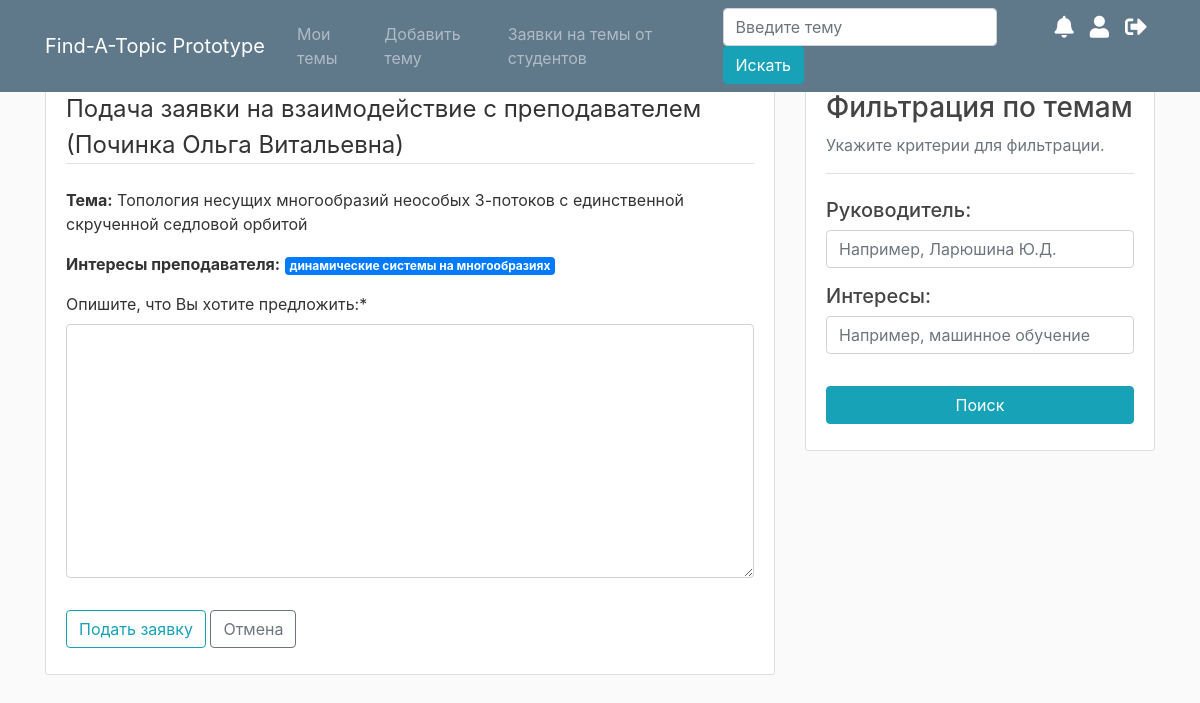
The app's page /topic/321/create_request (signed in) with its own data.
### test_app/models.py (models this page shows, shortened)
class Topic(models.Model):
    name_russian = models.CharField('Название на русском', max_length=300)
    name_english = models.CharField('Название на английском', max_length=300)
    description = models.TextField('Краткое описание темы')
    lecturer = models.ForeignKey(User, on_delete=models.CASCADE)
    is_taken = models.BooleanField(default=False)
    student_who_took = models.CharField(default='', max_length=200)
    date_created = models.DateTimeField(default=timezone.now)

### users/models.py (models this page shows, shortened)
class Profile(models.Model):
    user = models.OneToOneField(User, on_delete=models.CASCADE)
    image = models.ImageField(default='default.jpg',
                              upload_to='profile_pics')
    patronym = models.CharField(max_length=100, default='')
    is_lecturer = models.BooleanField(default=False)
    interests = models.TextField('Укажите свои интересы через запятую (например: машинное обучение, кибербезопасность)', default='')
    def interests_as_list(self):
        return self.interests.split(',')

### test_app/views.py (the view)
# urls.py: path('topic/<int:pk>/create_request', views.create_studentRequest, name='create-request'),
def create_studentRequest(request, pk):
    if request.method == "POST":
        form = StudentRequestForTopicForm(request.POST)
        if form.is_valid():
            topic = Topic.objects.get(id=pk)
            studentRequest = StudentRequestForTopic.objects.create(student=request.user,
                                                                   receiver=topic.lecturer.username,
                                                                   associatedTopic=topic,
                                                                   description=form.cleaned_data.get('description'))
            studentRequest.save()
            messages.success(request, f'Заявка на тему успешно отправлена!')
            return redirect('topics')
    else:
        if request.user.is_authenticated:
            if request.user == Topic.objects.get(id=pk).lecturer:
                return redirect('topic')
            form = StudentRequestForTopicForm()
        else:
            messages.warning(request, f'Войдите в систему, чтобы просматривать данную страницу')
            return redirect('/login/?next=/create_request')
    return render(request, 'test_app/create_request.html', {'form': form, 'topic': Topic.objects.get(id=pk)})

### test_app/forms.py
class StudentRequestForTopicForm(forms.ModelForm):
    class Meta:
        model = StudentRequestForTopic
        fields = ['description']

### test_app/templates/test_app/create_request.html (shortened to what this page needs)
{% extends "test_app/base.html" %}
{% load crispy_forms_tags %}
{% block content %}
    <div class="content-section">
        <form method="POST" enctype="multipart/form-data">
            <fieldset class="form-group">
                <legend class="border-bottom mb-4">Подача заявки на взаимодействие с преподавателем ({{ topic.lecturer.last_name }} {{ topic.lecturer.first_name }} {{ topic.lecturer.profile.patronym }})</legend>
                <p><b>Тема:</b> {{ topic.name_russian }}</p>
                <p><b>Интересы преподавателя:</b> {% for interest in topic.lecturer.profile.interests_as_list %} <span class="badge badge-primary">{{ interest }}</span> {% endfor %}</p>
                {{ form|crispy }}
            </fieldset>
            <div class="form-group">
                <button class="btn btn-outline-info" type="submit">Подать заявку</button>
                <a class="btn btn-outline-secondary" href="{% url 'topic-detail' topic.id %}">Отмена</a>
            </div>
        </form>
    </div>
{% endblock content %}

### test_app/static/test_app/main.css (style rules this page uses)
body { background: #fafafa; color: #333333; margin-top: 5rem; }
.content-section { background: #ffffff; padding: 10px 20px; border: 1px solid #dddddd; border-radius: 3px; margin-bottom: 20px; }

### records on screen
Topic: lecturer.last_name "Починка", lecturer.first_name "Ольга", lecturer.profile.patronym "Витальевна", name_russian "Топология несущих многообразий неособых 3-потоков с единственной скрученной седловой орбитой"
Profile: interests_as_list "динамические системы на многообразиях"
